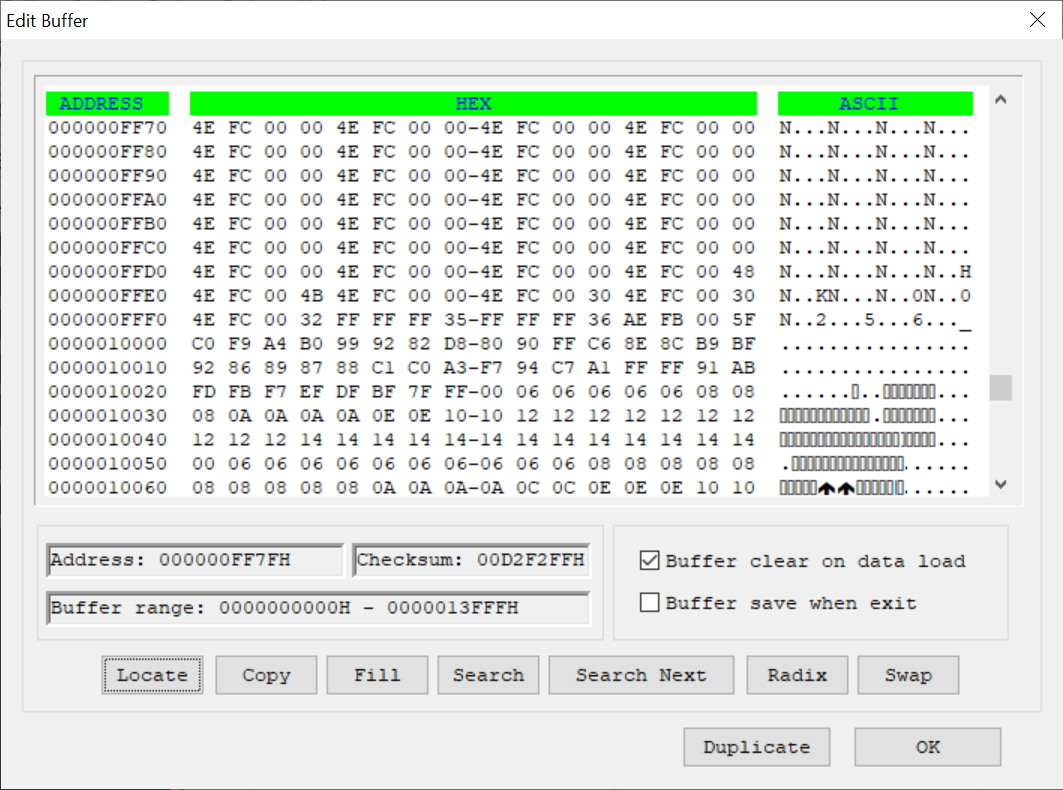
#> input picture reference/reference_screenshot.png, 1063 x 790 px
$ python measure_reference_geometry.py
#> lines starting #> are read from the running program, lines starting #| are printed output that depends on the picture; after the words box and inside, x2 and y2 are one past the last pixel; in counts of white or black regions, pixels touching at a corner belong together
#!/usr/bin/env python3
"""
Precisely measure the geometry of the reference screenshot for cropping purposes.

Analyzes reference/reference_screenshot.png to determine:
  - Row y-centers for all 16 data rows ($0FF70 through $10060)
  - Row spacing
  - Hex data area x-bounds (for cropping off address and ASCII columns)
  - Byte column centers and byte stride

Methodology:
  - Rows: detected by scanning for horizontal bands where average intensity
    drops below 254 (text ink on white background), giving exact text-band
    boundaries. Row centers are the midpoints of these bands.
  - Bytes: detected by scanning horizontally within row 0's text band for
    contiguous ink runs (intensity < 250), then mapping those runs to the
    known hex content "4E FC 00 00 4E FC 00 00-4E FC 00 00 4E FC 00 00".
"""

import cv2
import numpy as np

IMAGE_PATH = 'reference/reference_screenshot.png'

# ── Load image ─────────────────────────────────────────────────────────────

img_gray = cv2.imread(IMAGE_PATH, cv2.IMREAD_GRAYSCALE)
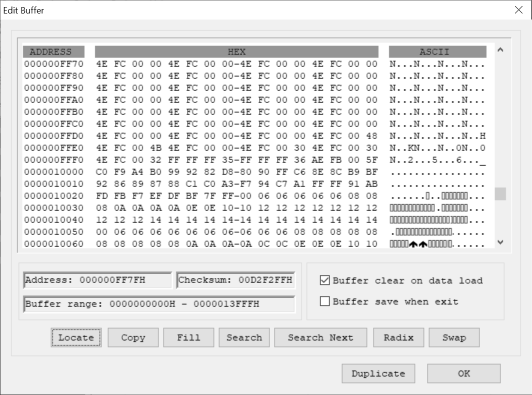
#> img_gray: shape (790, 1063) (shown at 1/2 size); min 0, max 255, mean 230.8
img_color = cv2.imread(IMAGE_PATH, cv2.IMREAD_COLOR)
#> img_color is the input picture: shape (790, 1063, 3); mean B, G, R 227.6, 233.4, 227.3
if img_gray is None:
    raise FileNotFoundError(f"Cannot read {IMAGE_PATH}")

h, w = img_gray.shape
print(f"Image dimensions: {w} x {h}  (width x height)")
#| Image dimensions: 1063 x 790  (width x height)
print()

# ── Detect green header bars ──────────────────────────────────────────────

hsv = cv2.cvtColor(img_color, cv2.COLOR_BGR2HSV)
#> hsv: shape (790, 1063, 3); mean H, S, V 11, 15.3, 236.8
green_mask = cv2.inRange(hsv, np.array([35, 80, 80]), np.array([85, 255, 255]))
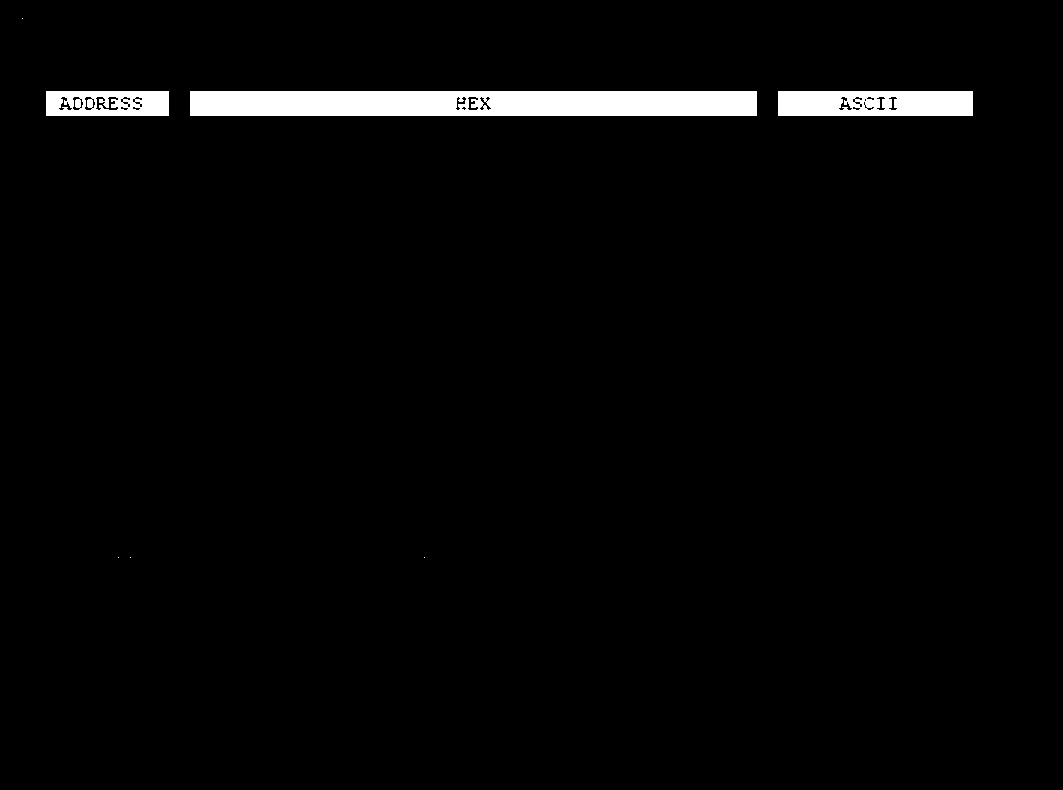
#> green_mask: shape (790, 1063); 2.5% white; 7 white regions (4 under 20 px), largest, box (x1, y1, x2, y2) and area: (190, 91, 757, 116) 13999, (778, 91, 973, 116) 4647, (46, 91, 169, 116) 2688

row_green = np.sum(green_mask > 0, axis=1)
#> row_green = 790 values, max 885 at index 91, min 0 at index 0, mean 27.01
green_rows = np.where(row_green > w * 0.05)[0]
#> green_rows = 25 values from 91 to 115

if len(green_rows) > 0:
    header_top = int(green_rows[0])
#> header_top = 91
    header_bottom = int(green_rows[-1]) + 1
#> header_bottom = 116

    # Find separate bars by column-wise green coverage
    header_mask = green_mask[header_top:header_bottom, :]
    col_green = np.sum(header_mask > 0, axis=0)
#> col_green = 1063 values, max 25 at index 46, min 0 at index 0, mean 20.07
    min_coverage = max((header_bottom - header_top) * 0.15, 3)
#> min_coverage = 3.75
    green_cols = np.where(col_green > min_coverage)[0]
#> green_cols = 885 values from 46 to 972

    bars = []
    if len(green_cols) > 0:
        bar_start = green_cols[0]
#> bar_start = 46
        for i in range(1, len(green_cols)):
            if green_cols[i] - green_cols[i - 1] > 15:
                bars.append((int(bar_start), int(green_cols[i - 1])))
                bar_start = green_cols[i]
#> this loop made 884 passes
#> bar_start on passes 123, 690: 190, 778
#> after the loop, bars = [(46, 168), (190, 756)]
        bars.append((int(bar_start), int(green_cols[-1])))

    bar_names = ['ADDRESS', 'HEX', 'ASCII']
    print(f"Green header bars: rows {header_top} to {header_bottom - 1}")
#| Green header bars: rows 91 to 115
    for i, bar in enumerate(bars):
        name = bar_names[i] if i < len(bar_names) else f'BAR{i}'
        print(f"  {name} bar: x=[{bar[0]}, {bar[1]}]  width={bar[1] - bar[0] + 1}")
#> this loop made 3 passes
#> (bar, name) on passes 1 to 3: ((46, 168), 'ADDRESS'), ((190, 756), 'HEX'), ((778, 972), 'ASCII')
#> (printed output is left out)
else:
    header_bottom = 0
    bars = []
    print("WARNING: No green header bars detected")

print()

# ── Find row y-centers via text-band detection ────────────────────────────
#
# Each data row is a horizontal band of text (dark pixels on white bg).
# We scan vertically through the hex data columns, looking for contiguous
# runs of rows where average intensity < 254 (text present).

# Use the HEX bar x-range for intensity averaging
if len(bars) >= 2:
    hex_x0, hex_x1 = bars[1]
#> hex_x0 = 190; hex_x1 = 756
else:
    hex_x0, hex_x1 = 190, 756

print(f"Scanning for text bands in x=[{hex_x0}, {hex_x1}] ...")
#> (printed output is left out)
print()

row_y_ranges = []
in_text = False
text_start = 0

for y in range(header_bottom, int(h * 0.70)):
    avg = np.mean(img_gray[y, hex_x0:hex_x1].astype(float))
    if avg < 254 and not in_text:
        in_text = True
        text_start = y
    elif avg >= 254 and in_text:
        in_text = False
        text_end = y - 1
        text_height = text_end - text_start + 1
        # Only count bands tall enough to be text rows (>= 8px)
        if text_height >= 8:
            row_y_ranges.append((text_start, text_end))
#> this loop made 437 passes
#> avg on passes 1 to 8: 255, 255, 255, 255, 255, 216, 184.7, 214.5
#> after the loop, in_text = True; row_y_ranges = [(121, 133), (145, 157), (169, 181), (193, 205), (217, 229), (241, 253), (265, 277), (289, 301), (313, 325), (337, 349), (361, 373), (385, 397), (409, 421), (433, 445), (457, 469), (481, 493)]; text_end = 493; text_height = 13; text_start = 496

if in_text:
    text_end = int(h * 0.70) - 1
    if text_end - text_start + 1 >= 8:
        row_y_ranges.append((text_start, text_end))

addresses = [
    "$0FF70", "$0FF80", "$0FF90", "$0FFA0",
    "$0FFB0", "$0FFC0", "$0FFD0", "$0FFE0",
    "$0FFF0", "$10000", "$10010", "$10020",
    "$10030", "$10040", "$10050", "$10060",
]

print(f"Found {len(row_y_ranges)} text bands:")
#| Found 17 text bands:
print()
print("=== ROW Y-CENTERS ===")

row_centers = []
for i, (ys, ye) in enumerate(row_y_ranges):
    center = (ys + ye) / 2.0
    height = ye - ys + 1
    row_centers.append(center)
    addr = addresses[i] if i < len(addresses) else f"row {i}"
    spacing_str = ''
    if i > 0:
        spacing_str = f'  spacing={center - row_centers[i - 1]:.1f}'
    print(f"  Row {i:2d} ({addr}):  y=[{ys}, {ye}]  height={height}px  "
          f"center={center:.1f}{spacing_str}")
#> this loop made 17 passes
#> (ys, ye, center, height, addr, spacing_str) on passes 1 to 8: (121, 133, 127, 13, '$0FF70', ''), (145, 157, 151, 13, '$0FF80', '  spacing=24.0'), (169, 181, 175, 13, '$0FF90', '  spacing=24.0'), (193, 205, 199, 13, '$0FFA0', '  spacing=24.0'), (217, 229, 223, 13, '$0FFB0', '  spacing=24.0'), (241, 253, 247, 13, '$0FFC0', '  spacing=24.0'), (265, 277, 271, 13, '$0FFD0', '  spacing=24.0'), (289, 301, 295, 13, '$0FFE0', '  spacing=24.0')
#> (printed output is left out)
#> after the loop, row_centers = [127, 151, 175, 199, 223, 247, 271, 295, 319, 343, 367, 391, 415, 439, 463, 487, 524]

print()

# Only use the first 16 rows for spacing/geometry (row 16+ may be borders/UI)
if len(row_centers) > 16:
    extra = len(row_centers) - 16
#> extra = 1
    print(f"  Note: {extra} extra band(s) detected beyond 16 data rows (likely UI elements)")
#|   Note: 1 extra band(s) detected beyond 16 data rows (likely UI elements)
    row_centers = row_centers[:16]
#> row_centers = [127, 151, 175, 199, 223, 247, 271, 295, 319, 343, 367, 391, 415, 439, 463, 487]
    row_y_ranges = row_y_ranges[:16]

# Row spacing
spacings = [row_centers[i] - row_centers[i - 1] for i in range(1, len(row_centers))]
#> spacings = [24, 24, 24, 24, 24, 24, 24, 24, 24, 24, 24, 24, 24, 24, 24]
print("=== ROW SPACING ===")
print(f"  Individual spacings: {', '.join(f'{s:.1f}' for s in spacings)}")
#|   Individual spacings: 24.0, 24.0, 24.0, 24.0, 24.0, 24.0, 24.0, 24.0, 24.0, 24.0, 24.0, 24.0, 24.0, 24.0, 24.0
print(f"  Mean:   {np.mean(spacings):.3f}")
#|   Mean:   24.000
print(f"  Median: {np.median(spacings):.3f}")
#|   Median: 24.000
print(f"  Min:    {np.min(spacings):.3f}")
#|   Min:    24.000
print(f"  Max:    {np.max(spacings):.3f}")
#|   Max:    24.000
print(f"  Stddev: {np.std(spacings):.3f}")
#|   Stddev: 0.000
print()

REF_FIRST_ROW_Y = row_centers[0]
#> REF_FIRST_ROW_Y = 127
REF_ROW_SPACING = float(np.mean(spacings))
#> REF_ROW_SPACING = 24

# ── Find byte positions via ink-run analysis ──────────────────────────────
#
# Row 0 ($0FF70) contains: 4E FC 00 00 4E FC 00 00-4E FC 00 00 4E FC 00 00
# We scan horizontally within the row 0 text band, averaged vertically,
# looking for contiguous ink runs (intensity < 250).

print("=== BYTE POSITION ANALYSIS ===")
print(f"  Analyzing row 0 text band: y=[{row_y_ranges[0][0]}, {row_y_ranges[0][1]}]")
#|   Analyzing row 0 text band: y=[121, 133]
print()

# Average intensity across the text band for each x
row0_strip = np.mean(img_gray[row_y_ranges[0][0]:row_y_ranges[0][1] + 1, :].astype(float),
                     axis=0)
#> row0_strip = 1063 values, max 255 at index 45, min 91.54 at index 123, mean 218.4

# Find contiguous ink runs in the hex data area (x=170 to 770)
ink_runs = []
in_ink = False
ink_start = 0
for x in range(170, 770):
    if row0_strip[x] < 250 and not in_ink:
        in_ink = True
        ink_start = x
    elif row0_strip[x] >= 250 and in_ink:
        in_ink = False
        ink_runs.append((ink_start, x - 1))
#> after the loop, in_ink = False; ink_runs = 25 pairs, first value 193 to 744, second value 214 to 754; ink_start = 744
if in_ink:
    ink_runs.append((ink_start, 769))

print(f"  Found {len(ink_runs)} ink runs in row 0:")
#|   Found 25 ink runs in row 0:
for i, (s, e) in enumerate(ink_runs):
    center = (s + e) / 2.0
    gap_str = ''
    if i > 0:
        gap_str = f'  gap_before={s - ink_runs[i - 1][1] - 1}px'
    print(f"    Run {i:2d}: x=[{s:3d}, {e:3d}]  width={e - s + 1:2d}px  "
          f"center={center:6.1f}{gap_str}")
#> this loop made 25 passes
#> (s, e, center, gap_str) on passes 1 to 8: (193, 214, 203.5, ''), (228, 251, 239.5, '  gap_before=13px'), (264, 274, 269, '  gap_before=12px'), (276, 286, 281, '  gap_before=1px'), (300, 310, 305, '  gap_before=13px'), (312, 322, 317, '  gap_before=1px'), (337, 358, 347.5, '  gap_before=14px'), (372, 395, 383.5, '  gap_before=13px')
#> (printed output is left out)

print()

# Map ink runs to bytes.
# Row 0: "4E FC 00 00 4E FC 00 00-4E FC 00 00 4E FC 00 00"
#
# "4E" produces one merged run (~22px) because the characters touch/overlap.
# "FC" produces one merged run (~24px) for the same reason.
# "00" produces two separate runs (~11px each, gap=1px) because '0' glyphs
#      are separate.
# The "-" (dash) produces one run (~11px).
#
# The 4-byte pattern "4E FC 00 00" produces runs:
#   Run A: 4E (1 run, ~22px)
#   Run B: FC (1 run, ~24px)
#   Run C: 0  (first digit of 00)
#   Run D: 0  (second digit of 00, gap=1px from C)
#   Run E: 0  (first digit of 00)
#   Run F: 0  (second digit of 00, gap=1px from E)
# = 6 runs per 4-byte group
#
# Layout:
#   Runs 0-5:   bytes 0-3 (4E FC 00 00)
#   Runs 6-11:  bytes 4-7 (4E FC 00 00)
#   Run 12:     dash (-)
#   Runs 13-18: bytes 8-11 (4E FC 00 00)
#   Runs 19-24: bytes 12-15 (4E FC 00 00)
#
# From the runs, we can extract byte left/right edges:

# Map: (run_indices_for_byte, byte_index)
byte_run_map = [
    # Group A: bytes 0-7
    ([0], 0),       # 4E = 1 merged run
    ([1], 1),       # FC = 1 merged run
    ([2, 3], 2),    # 00 = 2 runs (gap=1px between digits)
    ([4, 5], 3),    # 00 = 2 runs
    ([6], 4),       # 4E
    ([7], 5),       # FC
    ([8, 9], 6),    # 00
    ([10, 11], 7),  # 00
    # Dash at run 12
    # Group B: bytes 8-15
    ([13], 8),      # 4E
    ([14], 9),      # FC
    ([15, 16], 10), # 00
    ([17, 18], 11), # 00
    ([19], 12),     # 4E
    ([20], 13),     # FC
    ([21, 22], 14), # 00
    ([23, 24], 15), # 00
]

byte_left_edges = []
byte_right_edges = []
byte_centers_list = []

print("  Byte positions (from ink-run mapping):")
for run_indices, byte_idx in byte_run_map:
    left = ink_runs[run_indices[0]][0]
    right = ink_runs[run_indices[-1]][1]
    center = (left + right) / 2.0
    byte_left_edges.append(left)
    byte_right_edges.append(right)
    byte_centers_list.append(center)
    run_desc = '+'.join(str(r) for r in run_indices)
    print(f"    Byte {byte_idx:2d}: runs[{run_desc:5s}] -> x=[{left:3d}, {right:3d}]  "
          f"width={right - left + 1:2d}px  center={center:.1f}")
#> this loop made 16 passes
#> (left, right, center) on passes 1 to 8: (193, 214, 203.5), (228, 251, 239.5), (264, 286, 275), (300, 322, 311), (337, 358, 347.5), (372, 395, 383.5), (408, 430, 419), (444, 466, 455)
#> (printed output is left out)
#> after the loop, byte_centers_list = [203.5, 239.5, 275, 311, 347.5, 383.5, 419, 455, 491.5, 527.5, 563, 599, 635.5, 671.5, 707, 743]; byte_left_edges = [193, 228, 264, 300, 337, 372, 408, 444, 481, 516, 552, 588, 625, 660, 696, 732]; byte_right_edges = [214, 251, 286, 322, 358, 395, 430, 466, 502, 539, 574, 610, 646, 683, 718, 754]

print()

# Dash position
dash_left = ink_runs[12][0]
#> dash_left = 468
dash_right = ink_runs[12][1]
#> dash_right = 478
dash_center = (dash_left + dash_right) / 2.0
#> dash_center = 473
print(f"  Dash: x=[{dash_left}, {dash_right}]  width={dash_right - dash_left + 1}px  "
      f"center={dash_center:.1f}")
#|   Dash: x=[468, 478]  width=11px  center=473.0
print()

# ── Compute byte stride ──────────────────────────────────────────────────

print("=== BYTE STRIDE ANALYSIS ===")

all_strides = [byte_left_edges[i] - byte_left_edges[i - 1]
               for i in range(1, 16)]
#> all_strides = [35, 36, 36, 37, 35, 36, 36, 37, 35, 36, 36, 37, 35, 36, 36]
print(f"  Left-edge strides: {all_strides}")
#|   Left-edge strides: [35, 36, 36, 37, 35, 36, 36, 37, 35, 36, 36, 37, 35, 36, 36]

# Stride pattern repeats every 4 bytes: 35, 36, 36, 37
stride_pattern = all_strides[:4]
#> stride_pattern = [35, 36, 36, 37]
print(f"  4-byte pattern: {stride_pattern} (sum={sum(stride_pattern)})")
#|   4-byte pattern: [35, 36, 36, 37] (sum=144)

# The pattern is identical across all groups:
for g in range(0, 12, 4):
    group = all_strides[g:g + 4] if g + 4 <= len(all_strides) else all_strides[g:]
    print(f"    Strides [{g}:{g + len(group)}]: {group}")
#> this loop made 3 passes
#|     Strides [0:4]: [35, 36, 36, 37]
#|     Strides [4:8]: [35, 36, 36, 37]
#|     Strides [8:12]: [35, 36, 36, 37]

# Overall average stride
total_span = byte_left_edges[15] - byte_left_edges[0]
#> total_span = 539
avg_stride = total_span / 15.0
#> avg_stride = 35.93
print(f"  Total span (byte 0 to byte 15 left edges): {total_span}px")
#|   Total span (byte 0 to byte 15 left edges): 539px
print(f"  Average stride: {avg_stride:.4f}px")
#|   Average stride: 35.9333px

# Note: the stride 7->8 includes the dash character, but it equals 37
# (same as strides 3->4, 11->12), confirming the dash occupies exactly
# one character cell. There is NO extra gap.
print(f"  Stride 7->8 (across dash): {byte_left_edges[8] - byte_left_edges[7]}")
#|   Stride 7->8 (across dash): 37
print(f"  Stride 3->4 (same position in pattern): {byte_left_edges[4] - byte_left_edges[3]}")
#|   Stride 3->4 (same position in pattern): 37
print(f"  Stride 11->12 (same position in pattern): {byte_left_edges[12] - byte_left_edges[11]}")
#|   Stride 11->12 (same position in pattern): 37
print(f"  -> Dash occupies exactly one character cell (no extra gap)")
print()

byte_stride = avg_stride
#> byte_stride = 35.93
char_width = byte_stride / 3.0
#> char_width = 11.98

# Center-to-center stride
center_strides = [byte_centers_list[i] - byte_centers_list[i - 1]
                  for i in range(1, 16)]
#> center_strides = [36, 35.5, 36, 36.5, 36, 35.5, 36, 36.5, 36, 35.5, 36, 36.5, 36, 35.5, 36]
avg_center_stride = np.mean(center_strides)
#> avg_center_stride = 35.97
print(f"  Center-to-center strides: "
      f"{', '.join(f'{s:.1f}' for s in center_strides)}")
#|   Center-to-center strides: 36.0, 35.5, 36.0, 36.5, 36.0, 35.5, 36.0, 36.5, 36.0, 35.5, 36.0, 36.5, 36.0, 35.5, 36.0
print(f"  Average center-to-center stride: {avg_center_stride:.4f}px")
#|   Average center-to-center stride: 35.9667px
print()

# ── Compute crop bounds ──────────────────────────────────────────────────

hex_ink_left = byte_left_edges[0]    # 193
#> hex_ink_left = 193
hex_ink_right = byte_right_edges[15]  # 754
#> hex_ink_right = 754
CROP_MARGIN = 5

REF_CROP_X1 = hex_ink_left - CROP_MARGIN
#> REF_CROP_X1 = 188
REF_CROP_X2 = hex_ink_right + CROP_MARGIN
#> REF_CROP_X2 = 759

print("=== CROP BOUNDS ===")
print(f"  Hex data ink area: x=[{hex_ink_left}, {hex_ink_right}]  "
      f"width={hex_ink_right - hex_ink_left + 1}px")
#|   Hex data ink area: x=[193, 754]  width=562px
print(f"  Crop margin: {CROP_MARGIN}px on each side")
print(f"  REF_CROP_X1 = {REF_CROP_X1}")
#|   REF_CROP_X1 = 188
print(f"  REF_CROP_X2 = {REF_CROP_X2}")
#|   REF_CROP_X2 = 759
print(f"  Crop width = {REF_CROP_X2 - REF_CROP_X1}px")
#|   Crop width = 571px
print()

# ── Verification ─────────────────────────────────────────────────────────

print("=== VERIFICATION ===")

# Verify rows 0-5 are pixel-identical (all contain "4E FC 00 00" x4)
print("  Row-to-row pixel identity (rows 0-5 should be identical):")
ref_strip = np.mean(img_gray[row_y_ranges[0][0]:row_y_ranges[0][1] + 1,
                              hex_x0:hex_x1].astype(float), axis=0)
#> ref_strip = 566 values, max 255 at index 0, min 91.54 at index 41, mean 213
for i in range(6):
    ys, ye = row_y_ranges[i]
    test_strip = np.mean(img_gray[ys:ye + 1, hex_x0:hex_x1].astype(float), axis=0)
    max_diff = np.max(np.abs(test_strip - ref_strip))
    print(f"    Row {i} vs row 0: max pixel diff = {max_diff:.2f}  "
          f"({'IDENTICAL' if max_diff < 1 else 'DIFFERENT'})")
#> this loop made 6 passes
#> (printed output is left out)

# Verify bytes 0, 4, 8, 12 are identical (all 0x4E)
print()
print("  Byte identity check (bytes 0, 4, 8, 12 should all be 0x4E):")
for byte_idx in [0, 4, 8, 12]:
    bl = byte_left_edges[byte_idx]
    br = byte_right_edges[byte_idx]
    avg = np.mean(img_gray[row_y_ranges[0][0]:row_y_ranges[0][1] + 1,
                           bl:br + 1].astype(float))
    print(f"    Byte {byte_idx:2d}: x=[{bl}, {br}]  avg_intensity={avg:.1f}")
#> this loop made 4 passes
#> (bl, br) on passes 1 to 4: (193, 214), (337, 358), (481, 502), (625, 646)

print()

# ── Final summary ────────────────────────────────────────────────────────

print("=" * 70)
print("FINAL MEASUREMENTS SUMMARY")
print("=" * 70)
print()
print(f"  Image size:          {w} x {h}  (width x height)")
print(f"  Data rows:           {len(row_centers)}")
print(f"  Row text height:     {row_y_ranges[0][1] - row_y_ranges[0][0] + 1} px")
print(f"  Inter-row gap:       "
      f"{row_y_ranges[1][0] - row_y_ranges[0][1] - 1} px")
print()
print(f"  REF_FIRST_ROW_Y   = {REF_FIRST_ROW_Y:.1f}    "
      f"# y-center of first data row ($0FF70)")
print(f"  REF_ROW_SPACING   = {REF_ROW_SPACING:.1f}     "
      f"# pixels between row centers (exact)")
print(f"  REF_CROP_X1       = {REF_CROP_X1}       "
      f"# left edge of hex data crop")
print(f"  REF_CROP_X2       = {REF_CROP_X2}       "
      f"# right edge of hex data crop")
print()
print(f"  byte_x_offset     = {byte_left_edges[0]}       "
      f"# x of byte 0 first digit (left edge)")
print(f"  byte_stride       = {byte_stride:.4f}  "
      f"# mean stride between byte left edges")
print(f"  char_width        = {char_width:.4f}  "
      f"# = byte_stride / 3")
print(f"  byte_group_gap    = 0.0     "
      f"# no extra gap at dash")
print(f"  dash_center_x     = {dash_center:.1f}    "
      f"# center of dash glyph")
print()
print(f"  Row 0 text band:   y=[{row_y_ranges[0][0]}, {row_y_ranges[0][1]}]")
print(f"  Row 15 text band:  y=[{row_y_ranges[15][0]}, {row_y_ranges[15][1]}]")
print(f"  Green header:      y=[{header_top}, {header_bottom - 1}]")
print()

print("=" * 70)
print("COPY-PASTE CONSTANTS")
print("=" * 70)
print()
print(f"REF_FIRST_ROW_Y = {REF_FIRST_ROW_Y:.1f}    "
      f"# y-center of first data row ($0FF70)")
print(f"REF_ROW_SPACING = {REF_ROW_SPACING:.1f}     "
      f"# pixels between row centers (exact)")
print(f"REF_CROP_X1     = {REF_CROP_X1}       "
      f"# left edge of hex data crop (5px margin)")
print(f"REF_CROP_X2     = {REF_CROP_X2}       "
      f"# right edge of hex data crop (5px margin)")
print(f"BYTE_0_CENTER_X = {byte_centers_list[0]:.1f}    "
      f"# center of byte 0 in original image")
print(f"BYTE_0_LEFT_X   = {byte_left_edges[0]}       "
      f"# left edge of byte 0")
print(f"BYTE_STRIDE     = {byte_stride:.4f}  "
      f"# mean stride between byte left edges")
print(f"CHAR_WIDTH      = {char_width:.4f}  "
      f"# = BYTE_STRIDE / 3")
print(f"BYTE_GROUP_GAP  = 0.0     "
      f"# no extra gap at dash (dash = 1 char cell)")
print(f"DASH_CENTER_X   = {dash_center:.1f}    "
      f"# center of dash glyph")
print()
print("# Byte center x-positions (in original image coordinates):")
print("BYTE_CENTERS = [")
for i, center in enumerate(byte_centers_list):
    comma = ',' if i < 15 else ''
    print(f"    {center:6.1f}{comma}  # byte {i:2d}  "
          f"(left={byte_left_edges[i]:3d}, right={byte_right_edges[i]:3d})")
#> this loop made 16 passes
#> (center, comma) on passes 1 to 8: (203.5, ','), (239.5, ','), (275, ','), (311, ','), (347.5, ','), (383.5, ','), (419, ','), (455, ',')
print("]")
print()

# Byte left edges for reference
print("# Byte left edges (for precise digit extraction):")
print(f"BYTE_LEFT_EDGES = {byte_left_edges}")
print()
print("# Byte right edges:")
print(f"BYTE_RIGHT_EDGES = {byte_right_edges}")
print()

# Stride pattern
print(f"# Stride pattern (repeating every 4 bytes): {stride_pattern}")
print(f"# Stride across dash (7->8): "
      f"{byte_left_edges[8] - byte_left_edges[7]} "
      f"(same as 3->4: {byte_left_edges[4] - byte_left_edges[3]})")
print()
print("Done.")
